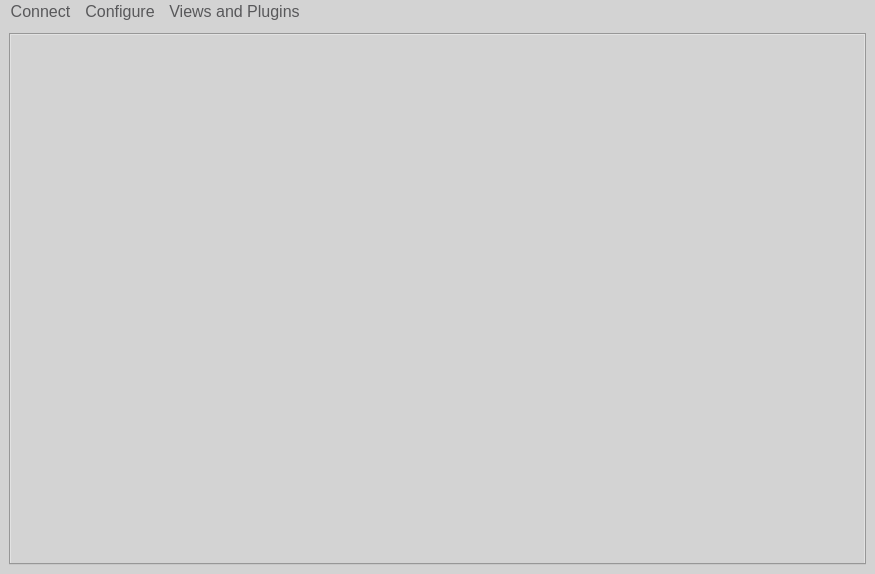
<?xml version="1.0" encoding="UTF-8"?>
<ui version="4.0">
 <class>MainWindow</class>
 <widget class="QMainWindow" name="MainWindow">
  <property name="geometry">
   <rect>
    <x>0</x>
    <y>0</y>
    <width>875</width>
    <height>574</height>
   </rect>
  </property>
  <property name="sizePolicy">
   <sizepolicy hsizetype="Maximum" vsizetype="Maximum">
    <horstretch>0</horstretch>
    <verstretch>0</verstretch>
   </sizepolicy>
  </property>
  <property name="minimumSize">
   <size>
    <width>800</width>
    <height>250</height>
   </size>
  </property>
  <property name="windowTitle">
   <string>MainWindow</string>
  </property>
  <property name="windowIcon">
   <iconset>
    <normaloff>../icons/logo.png</normaloff>../icons/logo.png</iconset>
  </property>
  <property name="styleSheet">
   <string notr="true">QWidget
{
    background-color: rgb(211,211,211);
    color: rgb(88, 88, 90);
    selection-background-color: rgb(21, 165, 137);
    selection-color: rgb(245, 244, 244);
	  font: 12pt
}

QLabel
{
  background-color: rgb(211,211,211);
}

QLabel#error_label
{
   color: rgb(220, 130, 30);
}

QTabBar::tab:top:selected {
    background-color: rgb(21, 165, 137);
    color: rgb(88, 88, 90);
}

</string>
  </property>
  <property name="iconSize">
   <size>
    <width>400</width>
    <height>400</height>
   </size>
  </property>
  <widget class="QWidget" name="centralwidget">
   <property name="styleSheet">
    <string notr="true"/>
   </property>
   <layout class="QHBoxLayout" name="horizontalLayout">
    <item>
     <widget class="QTabWidget" name="tab_widget">
      <property name="minimumSize">
       <size>
        <width>500</width>
        <height>200</height>
       </size>
      </property>
      <property name="font">
       <font>
        <pointsize>12</pointsize>
        <weight>50</weight>
        <italic>false</italic>
        <bold>false</bold>
       </font>
      </property>
      <property name="currentIndex">
       <number>-1</number>
      </property>
      <property name="usesScrollButtons">
       <bool>true</bool>
      </property>
     </widget>
    </item>
   </layout>
  </widget>
  <widget class="QMenuBar" name="menubar">
   <property name="geometry">
    <rect>
     <x>0</x>
     <y>0</y>
     <width>875</width>
     <height>24</height>
    </rect>
   </property>
   <property name="font">
    <font>
     <pointsize>12</pointsize>
     <weight>50</weight>
     <italic>false</italic>
     <bold>false</bold>
    </font>
   </property>
   <widget class="QMenu" name="main_menu">
    <property name="font">
     <font>
      <pointsize>12</pointsize>
      <weight>50</weight>
      <italic>false</italic>
      <bold>false</bold>
     </font>
    </property>
    <property name="title">
     <string>Connect</string>
    </property>
    <addaction name="action_connect"/>
    <addaction name="action_close_session"/>
    <addaction name="action_exit"/>
   </widget>
   <widget class="QMenu" name="config_menu">
    <property name="title">
     <string>Configure</string>
    </property>
    <addaction name="action_check_configuration"/>
    <addaction name="action_add_configuration"/>
   </widget>
   <widget class="QMenu" name="menuPlugins">
    <property name="enabled">
     <bool>false</bool>
    </property>
    <property name="title">
     <string>Views and Plugins</string>
    </property>
   </widget>
   <addaction name="main_menu"/>
   <addaction name="config_menu"/>
   <addaction name="menuPlugins"/>
  </widget>
  <action name="action_close_session">
   <property name="text">
    <string>Close Connection</string>
   </property>
   <property name="font">
    <font/>
   </property>
  </action>
  <action name="action_exit">
   <property name="text">
    <string>Exit iBridges</string>
   </property>
   <property name="font">
    <font/>
   </property>
  </action>
  <action name="actionSearch">
   <property name="text">
    <string>Search</string>
   </property>
   <property name="font">
    <font/>
   </property>
  </action>
  <action name="actionSaveConfig">
   <property name="text">
    <string>Save configuration</string>
   </property>
   <property name="font">
    <font/>
   </property>
  </action>
  <action name="action_connect">
   <property name="text">
    <string>Connect to iRODS</string>
   </property>
  </action>
  <action name="action_check_configuration">
   <property name="text">
    <string>Check Configuration</string>
   </property>
  </action>
  <action name="action_add_configuration">
   <property name="text">
    <string>Add Configuration</string>
   </property>
  </action>
 </widget>
 <resources/>
 <connections/>
</ui>
